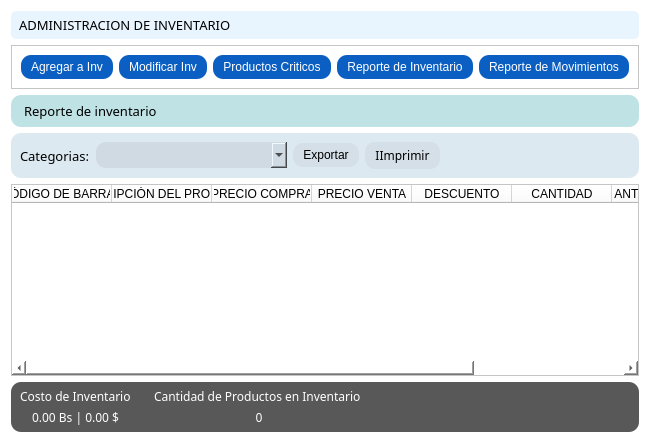
     <widget class="QWidget" name="tab4_inventario">
      <property name="styleSheet">
       <string notr="true">QWidget {
	background-color: rgb(255, 255, 255);
}

QPushButton {
	border-radius: 10px;
	padding: 5px 10px;
	background-color: rgb(12, 95, 194);
	
	color: rgb(255, 255, 255);
}
QPushButton:hover {
	background-color: rgb(15, 122, 244);
}

QPushButton:pressed {
	background-color: rgb(12, 95, 194);
}</string>
      </property>
      <attribute name="icon">
       <iconset resource="../assets/assets/icons/resources.qrc">
        <normaloff>:/blupack/bl-inventory-store.png</normaloff>:/blupack/bl-inventory-store.png</iconset>
      </attribute>
      <attribute name="title">
       <string>Inventario</string>
      </attribute>
      <layout class="QVBoxLayout" name="verticalLayout_14">
       <item>
        <widget class="QLabel" name="titulo_inventario">
         <property name="font">
          <font>
           <family>Gotham</family>
           <pointsize>10</pointsize>
          </font>
         </property>
         <property name="styleSheet">
          <string notr="true">border-radius: 5px;
background-color: rgb(233, 245, 254);
padding: 5px;</string>
         </property>
         <property name="text">
          <string>&lt;html&gt;&lt;head/&gt;&lt;body&gt;&lt;p&gt;ADMINISTRACION DE INVENTARIO&lt;/p&gt;&lt;/body&gt;&lt;/html&gt;</string>
         </property>
        </widget>
       </item>
       <item>
        <widget class="QFrame" name="cabeza_inventario_cajaBtn">
         <property name="frameShape">
          <enum>QFrame::StyledPanel</enum>
         </property>
         <property name="frameShadow">
          <enum>QFrame::Raised</enum>
         </property>
         <layout class="QHBoxLayout" name="horizontalLayout_18">
          <item>
           <widget class="QPushButton" name="agregarInv_bttn">
            <property name="font">
             <font>
              <family>Microsoft JhengHei UI</family>
             </font>
            </property>
            <property name="text">
             <string>Agregar a Inv</string>
            </property>
           </widget>
          </item>
          <item>
           <widget class="QPushButton" name="modificarInv_bttn">
            <property name="font">
             <font>
              <family>Microsoft JhengHei UI</family>
             </font>
            </property>
            <property name="text">
             <string>Modificar Inv</string>
            </property>
           </widget>
          </item>
          <item>
           <widget class="QPushButton" name="productosCritInv_bttn">
            <property name="font">
             <font>
              <family>Microsoft JhengHei UI</family>
             </font>
            </property>
            <property name="text">
             <string>Productos Criticos</string>
            </property>
           </widget>
          </item>
          <item>
           <widget class="QPushButton" name="reporteInv_bttn">
            <property name="font">
             <font>
              <family>Microsoft JhengHei UI</family>
             </font>
            </property>
            <property name="text">
             <string>Reporte de Inventario</string>
            </property>
           </widget>
          </item>
          <item>
           <widget class="QPushButton" name="reporteMoviInv_bttn">
            <property name="font">
             <font>
              <family>Microsoft JhengHei UI</family>
             </font>
            </property>
            <property name="text">
             <string>Reporte de Movimientos</string>
            </property>
           </widget>
          </item>
         </layout>
        </widget>
       </item>
       <item>
        <widget class="QLabel" name="subTitulo_inventario">
         <property name="font">
          <font>
           <family>Gotham</family>
           <pointsize>10</pointsize>
          </font>
         </property>
         <property name="styleSheet">
          <string notr="true">color: rgb(0,0,0);
background-color: rgb(191, 226, 229);
padding:7px 10px; 
border-radius:10px;</string>
         </property>
         <property name="text">
          <string>Reporte de inventario</string>
         </property>
        </widget>
       </item>
       <item>
        <widget class="QFrame" name="body_inventario_frame">
         <property name="styleSheet">
          <string notr="true">QFrame {
	border-radius: 10px;
	background-color: rgb(221, 233, 241);
}</string>
         </property>
         <property name="frameShape">
          <enum>QFrame::StyledPanel</enum>
         </property>
         <property name="frameShadow">
          <enum>QFrame::Raised</enum>
         </property>
         <layout class="QHBoxLayout" name="horizontalLayout_20">
          <item>
           <widget class="QLabel" name="categariasInv_label">
            <property name="font">
             <font>
              <family>Gotham</family>
              <pointsize>10</pointsize>
             </font>
            </property>
            <property name="text">
             <string>Categorias:</string>
            </property>
           </widget>
          </item>
          <item>
           <widget class="QComboBox" name="categoriasInv_comboB">
            <property name="sizePolicy">
             <sizepolicy hsizetype="Expanding" vsizetype="Fixed">
              <horstretch>0</horstretch>
              <verstretch>0</verstretch>
             </sizepolicy>
            </property>
            <property name="styleSheet">
             <string notr="true">border-radius: 10px;
background-color: rgb(207, 218, 226);
color: rgb(0,0,0);;
padding: 5px 5px;
</string>
            </property>
            <property name="frame">
             <bool>false</bool>
            </property>
           </widget>
          </item>
          <item>
           <widget class="QPushButton" name="exportarInv_bttn">
            <property name="font">
             <font>
              <family>Microsoft JhengHei UI</family>
             </font>
            </property>
            <property name="styleSheet">
             <string notr="true">QPushButton {
	background-color: rgb(212, 223, 231);
	color: rgb(0,0,0);
}

QPushButton:hover {
	background-color: rgb(192, 202, 209);
}

QPushButton:pressed {
	background-color: rgb(212, 223, 231);
}</string>
            </property>
            <property name="text">
             <string>Exportar</string>
            </property>
            <property name="icon">
             <iconset resource="../assets/assets/icons/resources.qrc">
              <normaloff>:/redpack/rd-file-excel.png</normaloff>:/redpack/rd-file-excel.png</iconset>
            </property>
           </widget>
          </item>
          <item>
           <widget class="QPushButton" name="imprimirInv_bttn">
            <property name="font">
             <font>
              <family>Microsoft JhengHei</family>
             </font>
            </property>
            <property name="styleSheet">
             <string notr="true">QPushButton {
	background-color: rgb(212, 223, 231);
	color: rgb(0,0,0);
}

QPushButton:hover {
	background-color: rgb(192, 202, 209);
}

QPushButton:pressed {
	background-color: rgb(212, 223, 231);
}</string>
            </property>
            <property name="text">
             <string>IImprimir</string>
            </property>
            <property name="icon">
             <iconset resource="../assets/assets/icons/resources.qrc">
              <normaloff>:/redpack/rd-printer-scan.png</normaloff>:/redpack/rd-printer-scan.png</iconset>
            </property>
           </widget>
          </item>
          <item>
           <spacer name="horizontalSpacer_10">
            <property name="orientation">
             <enum>Qt::Horizontal</enum>
            </property>
            <property name="sizeHint" stdset="0">
             <size>
              <width>40</width>
              <height>20</height>
             </size>
            </property>
           </spacer>
          </item>
         </layout>
        </widget>
       </item>
       <item>
        <widget class="QTableWidget" name="inventarioView_tableW">
         <property name="verticalScrollBarPolicy">
          <enum>Qt::ScrollBarAsNeeded</enum>
         </property>
         <property name="horizontalScrollBarPolicy">
          <enum>Qt::ScrollBarAsNeeded</enum>
         </property>
         <property name="sizeAdjustPolicy">
          <enum>QAbstractScrollArea::AdjustIgnored</enum>
         </property>
         <property name="editTriggers">
          <set>QAbstractItemView::NoEditTriggers</set>
         </property>
         <property name="showDropIndicator" stdset="0">
          <bool>true</bool>
         </property>
         <property name="dragDropOverwriteMode">
          <bool>true</bool>
         </property>
         <property name="showGrid">
          <bool>true</bool>
         </property>
         <property name="wordWrap">
          <bool>true</bool>
         </property>
         <property name="cornerButtonEnabled">
          <bool>true</bool>
         </property>
         <attribute name="horizontalHeaderVisible">
          <bool>true</bool>
         </attribute>
         <attribute name="horizontalHeaderCascadingSectionResizes">
          <bool>false</bool>
         </attribute>
         <attribute name="horizontalHeaderHighlightSections">
          <bool>true</bool>
         </attribute>
         <attribute name="horizontalHeaderShowSortIndicator" stdset="0">
          <bool>false</bool>
         </attribute>
         <attribute name="horizontalHeaderStretchLastSection">
          <bool>false</bool>
         </attribute>
         <attribute name="verticalHeaderCascadingSectionResizes">
          <bool>false</bool>
         </attribute>
         <column>
          <property name="text">
           <string>CÓDIGO DE BARRAS</string>
          </property>
          <property name="icon">
           <iconset resource="../assets/assets/icons/resources.qrc">
            <normaloff>:/blupack/bl-barcode.png</normaloff>:/blupack/bl-barcode.png</iconset>
          </property>
         </column>
         <column>
          <property name="text">
           <string>DESCRIPCIÓN DEL PRODUCTO</string>
          </property>
          <property name="icon">
           <iconset resource="../assets/assets/icons/resources.qrc">
            <normaloff>:/blupack/bl-description.png</normaloff>:/blupack/bl-description.png</iconset>
          </property>
         </column>
         <column>
          <property name="text">
           <string>PRECIO COMPRA</string>
          </property>
          <property name="icon">
           <iconset resource="../assets/assets/icons/resources.qrc">
            <normaloff>:/blupack/bl-money-sell.png</normaloff>:/blupack/bl-money-sell.png</iconset>
          </property>
         </column>
         <column>
          <property name="text">
           <string>PRECIO VENTA</string>
          </property>
          <property name="icon">
           <iconset resource="../assets/assets/icons/resources.qrc">
            <normaloff>:/blupack/bl-money-buy.png</normaloff>:/blupack/bl-money-buy.png</iconset>
          </property>
         </column>
         <column>
          <property name="text">
           <string>DESCUENTO</string>
          </property>
          <property name="icon">
           <iconset resource="../assets/assets/icons/resources.qrc">
            <normaloff>:/blupack/bl-gift.png</normaloff>:/blupack/bl-gift.png</iconset>
          </property>
         </column>
         <column>
          <property name="text">
           <string>CANTIDAD</string>
          </property>
          <property name="icon">
           <iconset resource="../assets/assets/icons/resources.qrc">
            <normaloff>:/blupack/bl-scale.png</normaloff>:/blupack/bl-scale.png</iconset>
          </property>
         </column>
         <column>
          <property name="text">
           <string>CANTIDAD CRITICA</string>
          </property>
          <property name="icon">
           <iconset resource="../assets/assets/icons/resources.qrc">
            <normaloff>:/blupack/bl-danger.png</normaloff>:/blupack/bl-danger.png</iconset>
          </property>
         </column>
         <column>
          <property name="text">
           <string>CATEGORIA</string>
          </property>
          <property name="icon">
           <iconset resource="../assets/assets/icons/resources.qrc">
            <normaloff>:/blupack/bl-folder.png</normaloff>:/blupack/bl-folder.png</iconset>
          </property>
         </column>
        </widget>
       </item>
       <item>
        <widget class="QFrame" name="pie_inventario_frame">
         <property name="styleSheet">
          <string notr="true">background-color: rgb(88, 88, 88);
color: rgb(255, 255, 255);
padding: 2px;
border-radius: 10px;</string>
         </property>
         <property name="frameShape">
          <enum>QFrame::StyledPanel</enum>
         </property>
         <property name="frameShadow">
          <enum>QFrame::Raised</enum>
         </property>
         <layout class="QHBoxLayout" name="horizontalLayout_22">
          <property name="spacing">
           <number>0</number>
          </property>
          <property name="leftMargin">
           <number>0</number>
          </property>
          <property name="topMargin">
           <number>0</number>
          </property>
          <property name="rightMargin">
           <number>0</number>
          </property>
          <property name="bottomMargin">
           <number>0</number>
          </property>
          <item>
           <widget class="QFrame" name="frame_28">
            <property name="font">
             <font>
              <family>Gotham</family>
              <pointsize>10</pointsize>
             </font>
            </property>
            <property name="frameShape">
             <enum>QFrame::StyledPanel</enum>
            </property>
            <property name="frameShadow">
             <enum>QFrame::Raised</enum>
            </property>
            <layout class="QVBoxLayout" name="verticalLayout_16">
             <property name="spacing">
              <number>0</number>
             </property>
             <property name="leftMargin">
              <number>0</number>
             </property>
             <property name="topMargin">
              <number>0</number>
             </property>
             <property name="rightMargin">
              <number>0</number>
             </property>
             <property name="bottomMargin">
              <number>0</number>
             </property>
             <item>
              <widget class="QLabel" name="costoInv_label">
               <property name="font">
                <font>
                 <family>Poppins</family>
                 <pointsize>9</pointsize>
                </font>
               </property>
               <property name="text">
                <string>Costo de Inventario</string>
               </property>
              </widget>
             </item>
             <item>
              <widget class="QLabel" name="costoInv_lineE">
               <property name="sizePolicy">
                <sizepolicy hsizetype="Preferred" vsizetype="Preferred">
                 <horstretch>0</horstretch>
                 <verstretch>0</verstretch>
                </sizepolicy>
               </property>
               <property name="font">
                <font>
                 <family>Poppins</family>
                 <pointsize>9</pointsize>
                </font>
               </property>
               <property name="text">
                <string>&lt;html&gt;&lt;head/&gt;&lt;body&gt;&lt;p align=&quot;center&quot;&gt;0.00 Bs | 0.00 $&lt;/p&gt;&lt;/body&gt;&lt;/html&gt;</string>
               </property>
               <property name="alignment">
                <set>Qt::AlignCenter</set>
               </property>
              </widget>
             </item>
            </layout>
           </widget>
          </item>
          <item>
           <widget class="QFrame" name="frame_29">
            <property name="frameShape">
             <enum>QFrame::StyledPanel</enum>
            </property>
            <property name="frameShadow">
             <enum>QFrame::Raised</enum>
            </property>
            <layout class="QVBoxLayout" name="verticalLayout_11">
             <property name="spacing">
              <number>0</number>
             </property>
             <property name="leftMargin">
              <number>9</number>
             </property>
             <property name="topMargin">
              <number>0</number>
             </property>
             <property name="rightMargin">
              <number>0</number>
             </property>
             <property name="bottomMargin">
              <number>0</number>
             </property>
             <item>
              <widget class="QLabel" name="cantidadPrctosInv_label">
               <property name="font">
                <font>
                 <family>Poppins</family>
                 <pointsize>9</pointsize>
                </font>
               </property>
               <property name="text">
                <string>Cantidad de Productos en Inventario</string>
               </property>
              </widget>
             </item>
             <item>
              <widget class="QLabel" name="cantidadPrctosInv_lineE">
               <property name="font">
                <font>
                 <family>Poppins</family>
                 <pointsize>9</pointsize>
                </font>
               </property>
               <property name="text">
                <string>&lt;html&gt;&lt;head/&gt;&lt;body&gt;&lt;p align=&quot;center&quot;&gt;0&lt;/p&gt;&lt;/body&gt;&lt;/html&gt;</string>
               </property>
              </widget>
             </item>
            </layout>
           </widget>
          </item>
          <item>
           <spacer name="horizontalSpacer_9">
            <property name="orientation">
             <enum>Qt::Horizontal</enum>
            </property>
            <property name="sizeHint" stdset="0">
             <size>
              <width>40</width>
              <height>20</height>
             </size>
            </property>
           </spacer>
          </item>
         </layout>
        </widget>
       </item>
      </layout>
     </widget>
